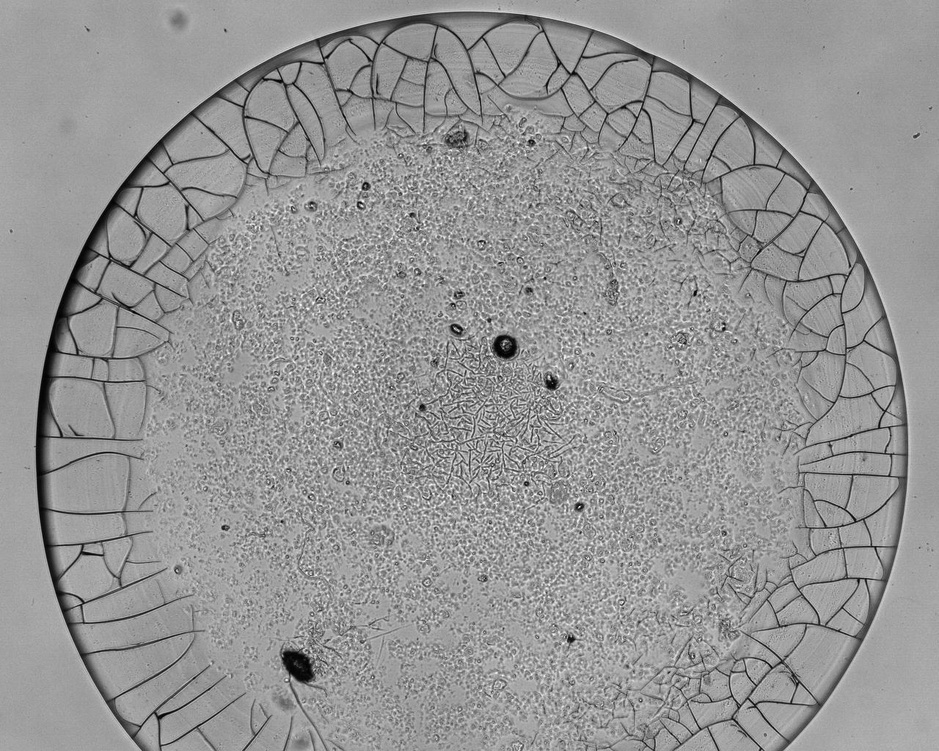
%> input picture data2-albumin/All images/OF_5_C001H001S0001000001.jpg, 939 x 751 px, shrunk from 1280 x 1024 before the run
$ octave --eval "result = get_polygons;"   (GNU Octave 9; MATLAB toolbox functions it lacks are replaced by stand-ins)
%> lines starting %> are read from the running program, lines starting %| are printed output that depends on the picture
%> in get_polygons, image is the input picture: size 751x939 uint8; min 0, max 255, mean 149.4
### Crack analysis/standardize.m
function img=standardize(img)

    %figure
    imshow(img)

    %figure
    %imhist(img)

    [counts, bin_locations] = imhist(img);
%> counts = 256 values, max 25870 at index 160, min 6 at index 254, mean 2754.6; bin_locations = 256 values from 0 to 255

    max_intensity = max(counts);
%> max_intensity = 25870
    max_intensity_location = find(counts == max_intensity);
%> max_intensity_location = 160

    % check if the intensity is greater in the dark or light intensity
    indicies = find(counts < 1000);
%> indicies = 153 values from 1 to 256
    dark_indicies = indicies(find(indicies < max_intensity_location));
%> dark_indicies = 95 values from 1 to 95
    light_indicies = indicies(find(indicies > max_intensity_location));
%> light_indicies = 58 values from 199 to 256
    total_dark = mean(counts(dark_indicies));
%> total_dark = 411.9
    total_light = mean(counts(light_indicies));
%> total_light = 213.7

    % label the image if the details are in black (dark) or white (light)
    if (total_dark < total_light)
        image_type = "light";
    else
        image_type = "dark";
    end


    if (image_type == "light")
        [x, y] = find(img < max_intensity_location + 15);
        % make background black then invert the image
        for element = 1:length(x)
            xindex = x(element);
            yindex = y(element);
            img(xindex, yindex) = 0;
        end


    elseif (image_type == "dark")
        % make backgrund white
            [x, y] = find(img > max_intensity_location - 60);
%> x = 659616 values from 1 to 751; y = 659616 values from 1 to 939
            for element = 1:length(x)
                xindex = x(element);
                yindex = y(element);
                img(xindex, yindex) = 255;
            end
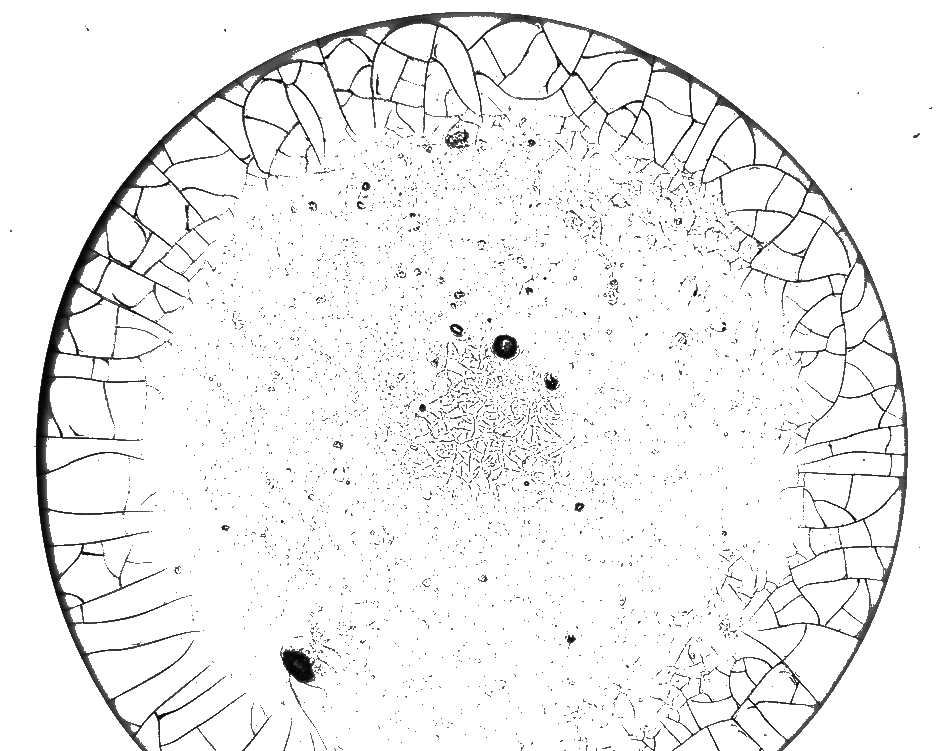
%> img: size 751x939 uint8; min 0, max 255, mean 242.9
            img = imcomplement(img);
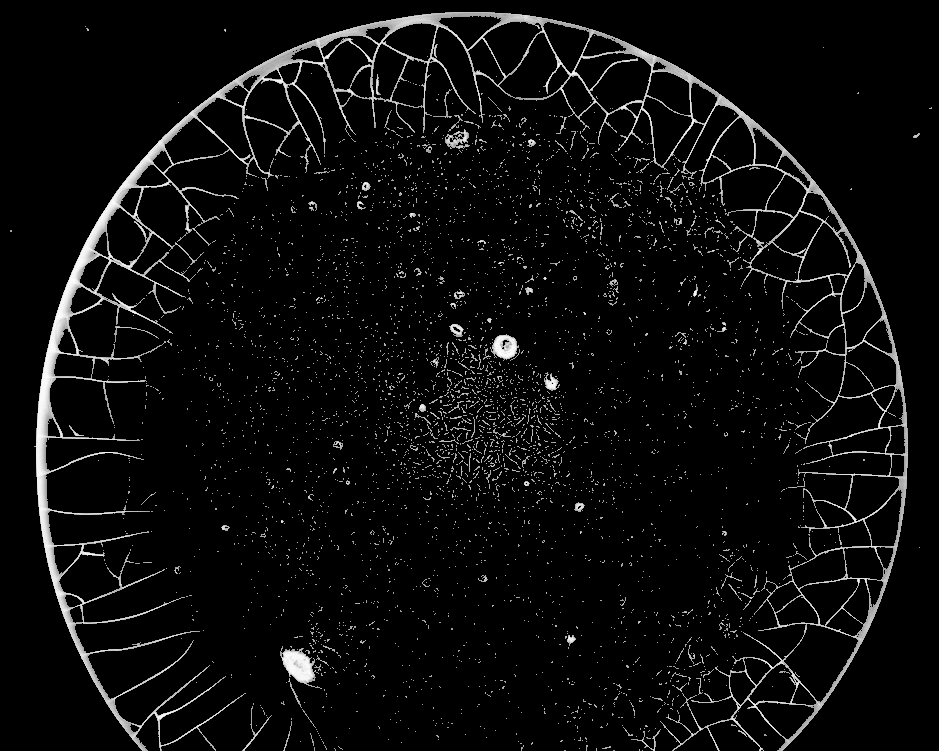
%> img: size 751x939 uint8; min 0, max 255, mean 12.1
    end

    %figure
    %imshow(img)

end

### Crack analysis/get_skeleton.m
function skeleton=get_skeleton(image, show)

    image = standardize(image);
%> the run ends on the next line
    if show
        figure
        imshow(image)
    end
    image = imbinarize(image);
    if show
        figure
        imshow(image)
    end

    %remove white areas of less than a number of pixels
    image = bwareaopen(image, 20);

    skeleton = Skeleton3D(image);
    if show
        figure
        imshow(skeleton)
    end

### Crack analysis/get_polygons.m
function polygons = get_polygons()

    addpath('skeletonization\')
    image = imread('..\\data2-albumin/All images/OF_5_C001H001S0001000001.jpg');

    I = get_skeleton(image);
    %% https://uk.mathworks.com/matlabcentral/answers/85422-how-to-convert-binary-image-to-2d-triangulation

    % pad image with zeros in order to enable border at image boundaries
    temp = zeros(size(I)+2);
    temp(2:end-1,2:end-1) = I;
    I = temp;
    % Get an isocontour
    [a,b] = find(bwperim(I));
    Vertices = [b,a];
    % Triangulate all pts in the isocontour and check which trias are in/out
    DT = delaunayTriangulation(Vertices);
    fc = DT.incenter;
    in = interp2(I, fc(:,1), fc(:,2))==1;
    % Show the result
    figure,imagesc(I), hold on,
    patch('vertices',DT.Points,'faces',DT.ConnectivityList(in,:),'FaceColor','g')
    patch('vertices',DT.Points,'faces',DT.ConnectivityList(~in,:),'FaceColor','c')
    plot(fc(in,1),fc(in,2),'b.', fc(~in,1),fc(~in,2),'y.')

end
